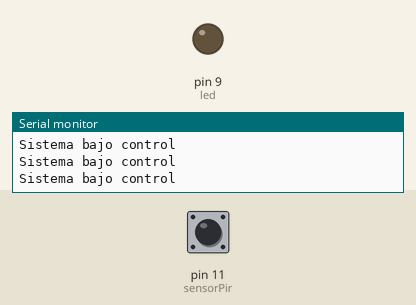
Recording of a sketch running on a simulated Arduino Uno, built with avr-gcc and run on an emulated ATmega328P. On the bench: output pins drawn as LEDs (lit = HIGH), the last lines printed to the serial monitor. Dashed ring = blinking. The test bench sets the inputs (shaded band); at power-on: pin 11 (sensorPir) LOW.

Above: at 1.2 s.
1.3 s: pin 11 (sensorPir) driven HIGH
At 1.9 s:
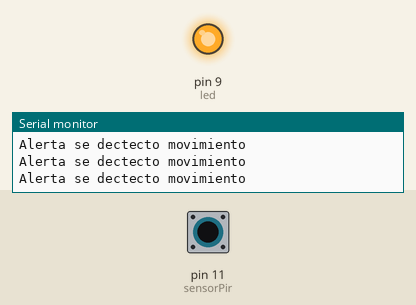
2.8 s: pin 11 (sensorPir) driven LOW
At 3.3 s:
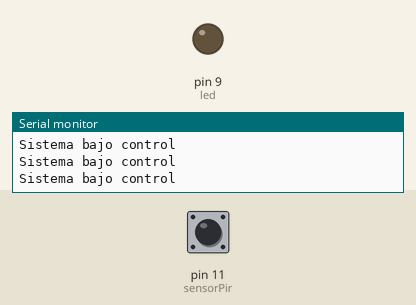
5.8 s: pin 11 (sensorPir) pulsed HIGH 2 times (0.12 s each, 0.3 s apart)
At 5.88 s:
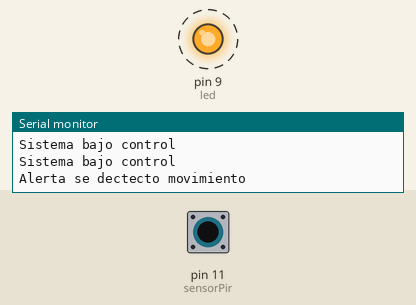
9.4 s: pin 11 (sensorPir) pulsed HIGH 5 times (0.12 s each, 0.3 s apart)
At 11.8 s:
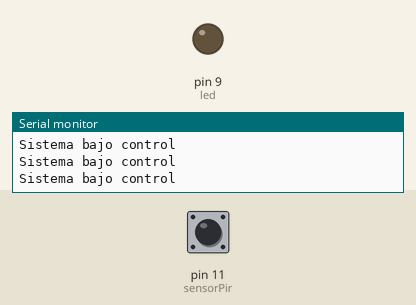
Timing chart, 0 to 13.3 s (numbered marks = the images above; inputs shaded):
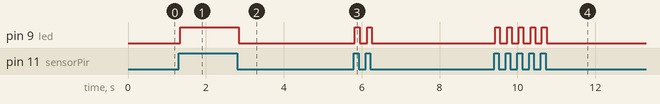

Measured:
- after the input at 1.3 s, pin 9 (led): LOW → HIGH at once
- after the input at 2.8 s, pin 9 (led): HIGH → LOW at once
- after the input at 5.8 s, pin 9 (led): alternates HIGH for 0.12 s and LOW for 0.19 s, 4 changes in all, then stays LOW, starting at once
- after the input at 9.4 s, pin 9 (led): alternates HIGH for 0.12 s and LOW for 0.18 s, 10 changes in all, then stays LOW, starting at once

The sketch:

sensor_Pir.ino
```cpp
int sensorPir = 11;
int led = 9;
int datoPir;

void setup()
{
 Serial.begin (9600);
 pinMode (sensorPir, INPUT);
 pinMode (led, OUTPUT);
}

void loop()
{
 datoPir = digitalRead(sensorPir);
 if (datoPir == HIGH)
 {
  Serial.println("Alerta se dectecto movimiento");
  digitalWrite(led, HIGH);
 }
 else
 {
  Serial.println("Sistema bajo control");
  digitalWrite(led, LOW);
 }
 delay(10);
}
```
